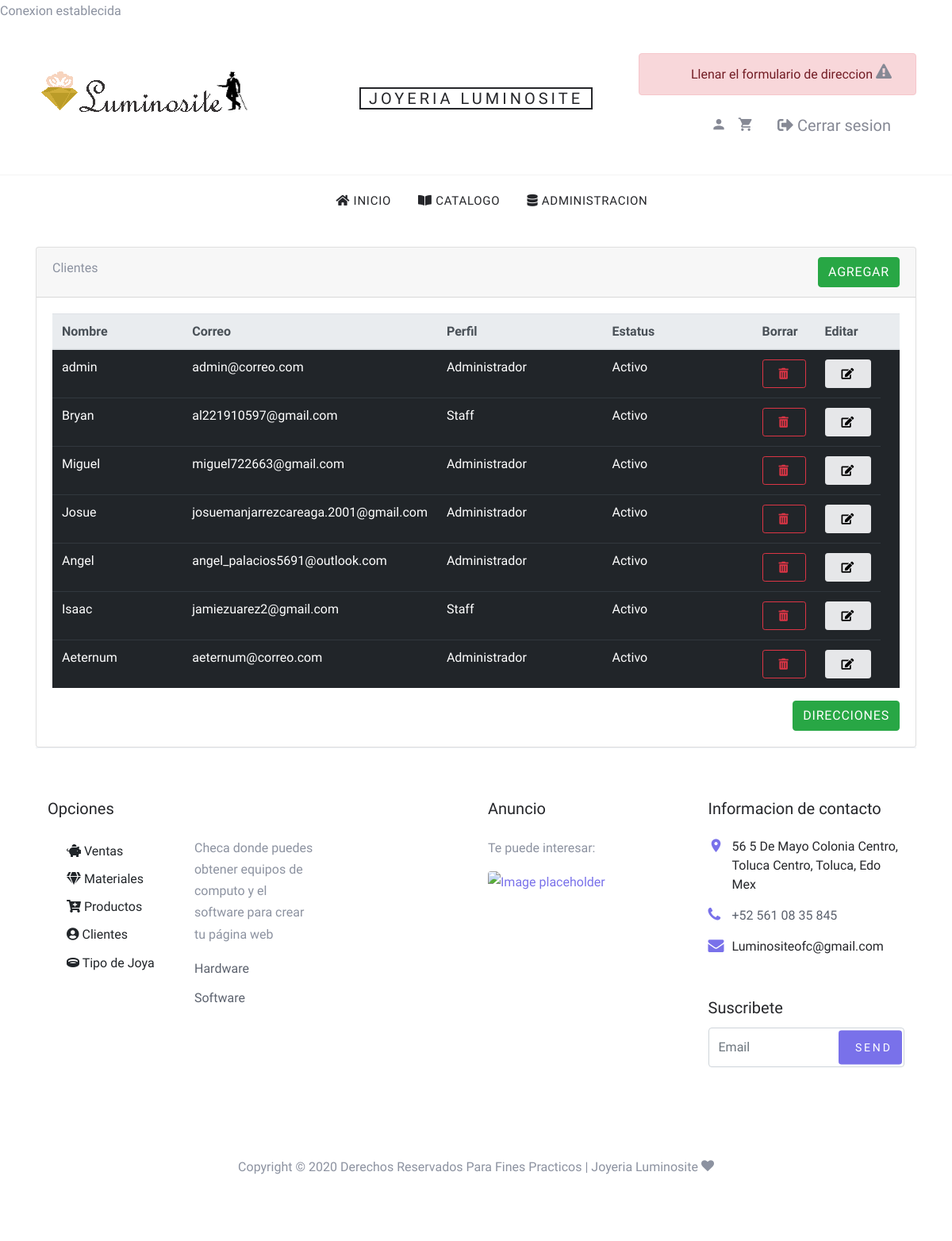
Page /clientes.php (signed in) on the committed database.
### tables this page shows
CREATE TABLE `cliente` (
  `id_cliente` int(11) NOT NULL AUTO_INCREMENT,
  `nombre_cliente` varchar(45) NOT NULL,
  `primer_apellido` varchar(45) NOT NULL,
  `segundo_apellido` varchar(45) NOT NULL,
  `password` varchar(100) NOT NULL,
  `correo_electronico` varchar(100) NOT NULL,
  `telefono` varchar(10) NOT NULL,
  `sexo` enum('Hombre','Mujer','Indeterminado') NOT NULL,
  `perfil` enum('Administrador','Técnico','Staff') NOT NULL,
  `estatus` enum('Activo','Inactivo') NOT NULL,
  `foto_perfil` blob NOT NULL,
  PRIMARY KEY (`id_cliente`)
);

### clientes.php (the view, shortened to what this page needs)
<?php
require_once './conexion.php';
?>
<!DOCTYPE html>
<html lang="es-MX">
<head>
    <link rel="stylesheet" href="fonts/icomoon/style.css">
    <link rel="stylesheet" href="css/bootstrap.min.css">
    <link rel="stylesheet" href="css/magnific-popup.css">
    <link rel="stylesheet" href="css/jquery-ui.css">
    <link rel="stylesheet" href="css/owl.carousel.min.css">
    <link rel="stylesheet" href="css/owl.theme.default.min.css">
    <link rel="stylesheet" href="css/bootstrap.min.css">
    <link rel="stylesheet" href="css/all.min.css">
    <link rel="stylesheet" href="css/aos.css">
    <link rel="stylesheet" href="css/style.css">
</head>
<body>
        <?php require_once('./menu.php'); ?>
    <div class="container mt-4">
        <div class="card">
            <div class="card-header">
                Clientes
                <a href="clientes_formularios.php"class="btn btn-success float-right">Agregar</a>
            </div>
            <div class="card-body">
                <table class="table table-dark table table-hover">
                    <thead class="thead-light">
                        <tr>
                            <th style="width: 20%;" scope="col">Nombre</th>
                            <th style="width: 30%;" scope="col">Correo</th>
                            <th style="width: 25%;" scope="col">Perfil</th>
                            <th style="width: 25%;" scope="col">Estatus</th>
                            <th style="width: 25%;" scope="col">Borrar</th>
                            <th style="width: 10%;" scope="col">Editar</th>
                            <th style="width: 10%;" scope="col">
                            </th>
                        </tr>
                    </thead>
                    <tbody>
                    <?php
                        $sql = 'select id_cliente, nombre_cliente, primer_apellido, correo_electronico, telefono,perfil,estatus from cliente order by primer_apellido, nombre_cliente asc';
                        foreach ($conexion->query($sql) as $registro) {
                            $registro['nombre_cliente'] = htmlentities($registro['nombre_cliente']);
                            $registro['primer_apellido'] = htmlentities($registro['primer_apellido']);
                            $registro['correo_electronico'] = htmlentities($registro['correo_electronico']);
                            $registro['estatus'] = htmlentities($registro['estatus']);
                            if ($registro['estatus']=="Activo"){
                        echo <<<fin
                        <tr>
                            <td scope="row">{$registro['nombre_cliente']}</td>
                            <td scope="row">{$registro['correo_electronico']}</td>
                            <td scope="row">{$registro['perfil']}</td>
                            <td scope="row">{$registro['estatus']}</td>
                            <td>
                                <a class="btn btn-outline-danger btn-sm" href="clientes_borrar.php?id_cliente={$registro['id_cliente']}"><i class="fa fa-trash-alt"></i></a>
                            </td>
                            <td>
                                <a class="btn btn-secondary btn-sm" href="clientes_editar.php?id={$registro['id_cliente']}"><i class="fa fa-edit"></i></a>
                            </td>
                        </tr>
fin;
                            }
                }
                        ?>
                    </tbody>
                </table>
                <a href="direcciones.php" class="btn btn-success float-right">Direcciones</a>
            </div>
        </div>
        <?php include('./pie_pagina.php');
?>
    </div>
</body>
</html>

### css/style.css (style rules this page uses)
body { line-height: 1.7; color: #8c92a0; font-weight: 300; font-size: 16px; }
a { -webkit-transition: .3s all ease; -o-transition: .3s all ease; transition: .3s all ease; }
.btn { text-transform: uppercase; position: relative; -webkit-transition: 0.2s all ease-in-out !important; -o-transition: 0.2s all ease-in-out !important; transition: 0.2s all ease-in-out !important; top: 0; letter-spacing: .05em; }
.btn.btn-secondary { background-color: #e6e7e9; border-color: #e6e7e9; color: #000; }
.btn.btn-sm { font-size: 14px !important; padding: 10px 20px !important; }

### rows in the picture
cliente: nombre_cliente "admin", correo_electronico "admin@correo.com", perfil "Administrador", estatus "Activo"
cliente: nombre_cliente "Bryan", correo_electronico "al221910597@gmail.com", perfil "Staff", estatus "Activo"
cliente: nombre_cliente "Miguel", correo_electronico "miguel722663@gmail.com", perfil "Administrador", estatus "Activo"
cliente: nombre_cliente "Josue", correo_electronico "josuemanjarrezcareaga.2001@gmail.com", perfil "Administrador", estatus "Activo"
cliente: nombre_cliente "Angel", correo_electronico "angel_palacios5691@outlook.com", perfil "Administrador", estatus "Activo"
cliente: nombre_cliente "Isaac", correo_electronico "jamiezuarez2@gmail.com", perfil "Staff", estatus "Activo"
cliente: nombre_cliente "Aeternum", correo_electronico "aeternum@correo.com", perfil "Administrador", estatus "Activo"
